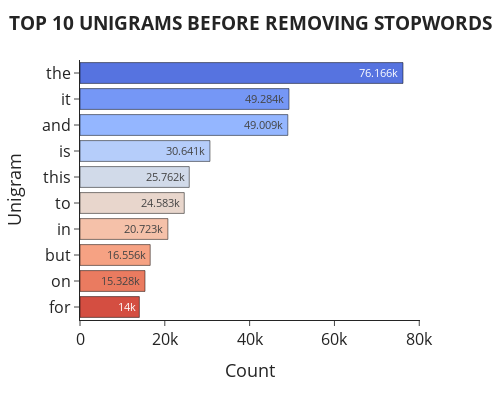

Notebook source saved alongside this figure:
### Code cell
fig = (
    px.bar(
        uni_b4,
        x="Count",
        y="Unigram",
        color="Unigram",
        color_discrete_sequence=[
            "#5673e0",
            "#7597f6",
            "#94b6ff",
            "#b5cdfa",
            "#d1dae9",
            "#e8d6cc",
            "#f5c1a9",
            "#f6a283",
            "#ea7b60",
            "#d44e41",
        ],
        text_auto=True,
        width=500,
        height=400,
    )
    .update_traces(
        dict(marker_line_width=0.5, marker_line_color="black"), textfont_size=15
    )
    .update_layout(
        showlegend=False,
        template="simple_white",
        title=dict(
            text="<b>TOP 10 UNIGRAMS BEFORE REMOVING STOPWORDS<b>",
            font=dict(size=19),
            yref="paper",
            x=0.5,
        ),
        xaxis_title=dict(font=dict(size=18)),
        yaxis_title=dict(font=dict(size=18)),
    )
    .update_xaxes(tickfont=dict(size=16))
    .update_yaxes(tickfont=dict(size=16))
)
fig.show()

### Figure 1 — Plotly figure (JSON) as saved in the notebook; plotly's stock layout.template omitted (floating-point values rounded to 4 significant figures)
{"data": [{"alignmentgroup": "True", "hovertemplate": "Unigram=%{y}<br>Count=%{x}<extra></extra>", "legendgroup": "the", "marker": {"color": "#5673e0", "line": {"color": "black", "width": 0.5}, "pattern": {"shape": ""}}, "name": "the", "offsetgroup": "the", "orientation": "h", "showlegend": true, "textfont": {"size": 15}, "textposition": "auto", "texttemplate": "%{x}", "type": "bar", "x": [76166], "xaxis": "x", "y": ["the"], "yaxis": "y"}, {"alignmentgroup": "True", "hovertemplate": "Unigram=%{y}<br>Count=%{x}<extra></extra>", "legendgroup": "it", "marker": {"color": "#7597f6", "line": {"color": "black", "width": 0.5}, "pattern": {"shape": ""}}, "name": "it", "offsetgroup": "it", "orientation": "h", "showlegend": true, "textfont": {"size": 15}, "textposition": "auto", "texttemplate": "%{x}", "type": "bar", "x": [49284], "xaxis": "x", "y": ["it"], "yaxis": "y"}, {"alignmentgroup": "True", "hovertemplate": "Unigram=%{y}<br>Count=%{x}<extra></extra>", "legendgroup": "and", "marker": {"color": "#94b6ff", "line": {"color": "black", "width": 0.5}, "pattern": {"shape": ""}}, "name": "and", "offsetgroup": "and", "orientation": "h", "showlegend": true, "textfont": {"size": 15}, "textposition": "auto", "texttemplate": "%{x}", "type": "bar", "x": [49009], "xaxis": "x", "y": ["and"], "yaxis": "y"}, {"alignmentgroup": "True", "hovertemplate": "Unigram=%{y}<br>Count=%{x}<extra></extra>", "legendgroup": "is", "marker": {"color": "#b5cdfa", "line": {"color": "black", "width": 0.5}, "pattern": {"shape": ""}}, "name": "is", "offsetgroup": "is", "orientation": "h", "showlegend": true, "textfont": {"size": 15}, "textposition": "auto", "texttemplate": "%{x}", "type": "bar", "x": [30641], "xaxis": "x", "y": ["is"], "yaxis": "y"}, {"alignmentgroup": "True", "hovertemplate": "Unigram=%{y}<br>Count=%{x}<extra></extra>", "legendgroup": "this", "marker": {"color": "#d1dae9", "line": {"color": "black", "width": 0.5}, "pattern": {"shape": ""}}, "name": "this", "offsetgroup": "this", "orientation": "h", "showlegend": true, "textfont": {"size": 15}, "textposition": "auto", "texttemplate": "%{x}", "type": "bar", "x": [25762], "xaxis": "x", "y": ["this"], "yaxis": "y"}, {"alignmentgroup": "True", "hovertemplate": "Unigram=%{y}<br>Count=%{x}<extra></extra>", "legendgroup": "to", "marker": {"color": "#e8d6cc", "line": {"color": "black", "width": 0.5}, "pattern": {"shape": ""}}, "name": "to", "offsetgroup": "to", "orientation": "h", "showlegend": true, "textfont": {"size": 15}, "textposition": "auto", "texttemplate": "%{x}", "type": "bar", "x": [24583], "xaxis": "x", "y": ["to"], "yaxis": "y"}, {"alignmentgroup": "True", "hovertemplate": "Unigram=%{y}<br>Count=%{x}<extra></extra>", "legendgroup": "in", "marker": {"color": "#f5c1a9", "line": {"color": "black", "width": 0.5}, "pattern": {"shape": ""}}, "name": "in", "offsetgroup": "in", "orientation": "h", "showlegend": true, "textfont": {"size": 15}, "textposition": "auto", "texttemplate": "%{x}", "type": "bar", "x": [20723], "xaxis": "x", "y": ["in"], "yaxis": "y"}, {"alignmentgroup": "True", "hovertemplate": "Unigram=%{y}<br>Count=%{x}<extra></extra>", "legendgroup": "but", "marker": {"color": "#f6a283", "line": {"color": "black", "width": 0.5}, "pattern": {"shape": ""}}, "name": "but", "offsetgroup": "but", "orientation": "h", "showlegend": true, "textfont": {"size": 15}, "textposition": "auto", "texttemplate": "%{x}", "type": "bar", "x": [16556], "xaxis": "x", "y": ["but"], "yaxis": "y"}, {"alignmentgroup": "True", "hovertemplate": "Unigram=%{y}<br>Count=%{x}<extra></extra>", "legendgroup": "on", "marker": {"color": "#ea7b60", "line": {"color": "black", "width": 0.5}, "pattern": {"shape": ""}}, "name": "on", "offsetgroup": "on", "orientation": "h", "showlegend": true, "textfont": {"size": 15}, "textposition": "auto", "texttemplate": "%{x}", "type": "bar", "x": [15328], "xaxis": "x", "y": ["on"], "yaxis": "y"}, {"alignmentgroup": "True", "hovertemplate": "Unigram=%{y}<br>Count=%{x}<extra></extra>", "legendgroup": "for", "marker": {"color": "#d44e41", "line": {"color": "black", "width": 0.5}, "pattern": {"shape": ""}}, "name": "for", "offsetgroup": "for", "orientation": "h", "showlegend": true, "textfont": {"size": 15}, "textposition": "auto", "texttemplate": "%{x}", "type": "bar", "x": [14000], "xaxis": "x", "y": ["for"], "yaxis": "y"}], "layout": {"barmode": "relative", "height": 400, "legend": {"title": {"text": "Unigram"}, "tracegroupgap": 0}, "margin": {"t": 60}, "showlegend": false, "title": {"font": {"size": 19}, "text": "<b>TOP 10 UNIGRAMS BEFORE REMOVING STOPWORDS<b>", "x": 0.5, "yref": "paper"}, "width": 500, "xaxis": {"anchor": "y", "domain": [0, 1], "tickfont": {"size": 16}, "title": {"font": {"size": 18}, "text": "Count"}}, "yaxis": {"anchor": "x", "categoryarray": ["for", "on", "but", "in", "to", "this", "is", "and", "it", "the"], "categoryorder": "array", "domain": [0, 1], "tickfont": {"size": 16}, "title": {"font": {"size": 18}, "text": "Unigram"}}}}
